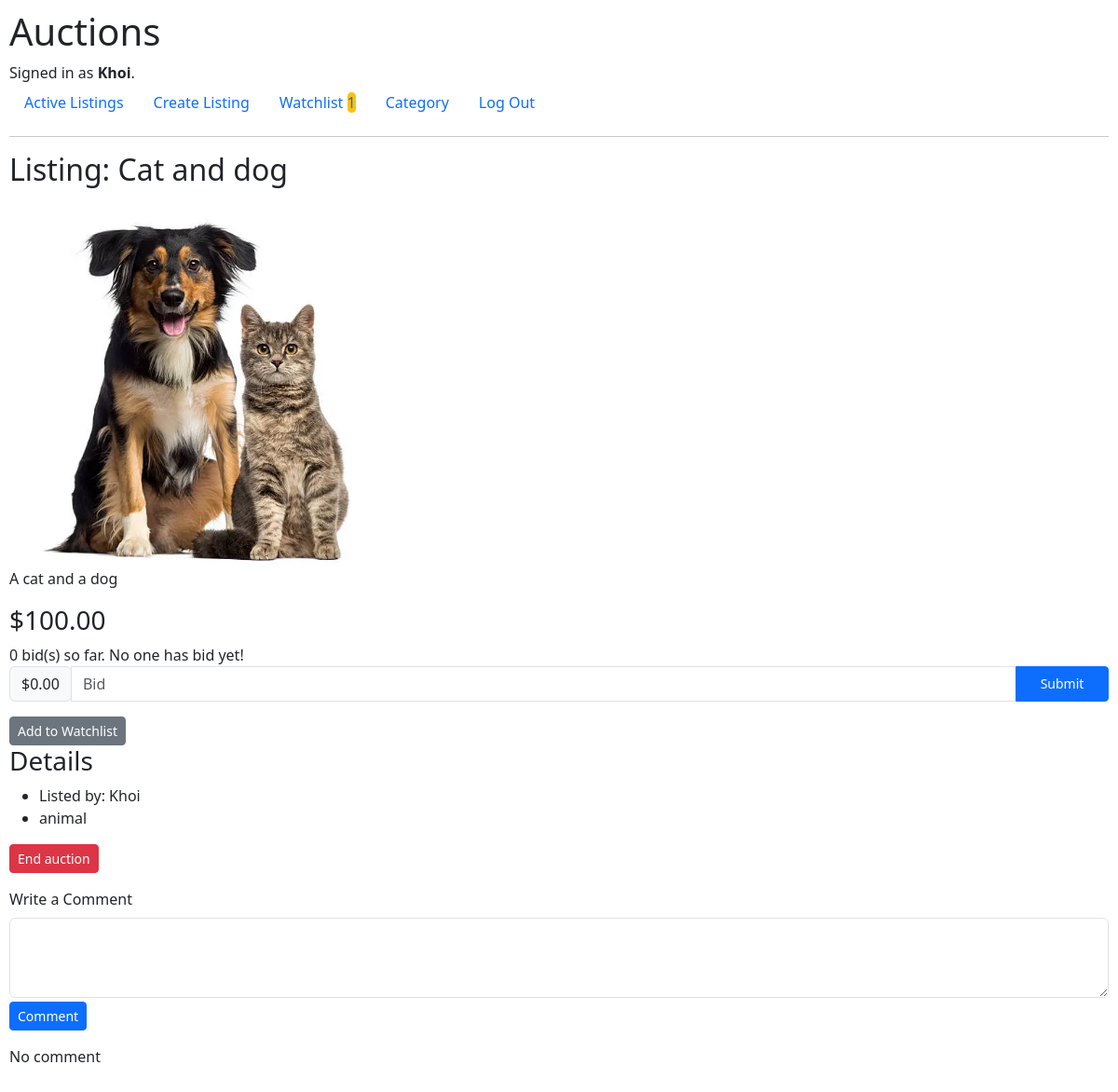
/listings/4 (signed in), run on the app's committed database.
### auctions/models.py (models this page shows, shortened)
class User(AbstractUser):
    pass

class AuctionListings(models.Model):
    title = models.CharField(max_length=64)
    description = models.TextField(max_length=200, blank=True, null=True)
    image = models.ImageField(upload_to='images/', blank=True, null=True)
    user = models.ForeignKey(User, on_delete=models.CASCADE, related_name="user_listings")
    date = models.DateTimeField(auto_now_add=True)
    active = models.BooleanField(default=True)
    price = models.DecimalField(max_digits=10, decimal_places=2)
    category = models.CharField(max_length=64, blank=True, null=True)

### auctions/views.py (the view)
# urls.py: path("listings/<int:list_id>", views.list_view, name="list_view"),
@login_required
def list_view(request, list_id):
    auction = AuctionListings.objects.get(pk=list_id)
    bid_count = Bids.objects.filter(listing=auction).count()
    watch_list = WatchList.objects.filter(listing=auction).filter(user=request.user)
    owner = auction.user == request.user
    highest_bidder = Bids.objects.filter(listing=auction).order_by('-bid').first()
    comments = Comments.objects.filter(listing=auction)
    if highest_bidder:
        highest_bid = highest_bidder.bid
        is_user_won = highest_bidder.user == request.user
        message = "You are the highest bidder." if is_user_won else "You have been outbid."
    else:
        highest_bid = auction.price
        is_user_won = False
        message = "No one has bid yet!"
    return render(request, "auctions/list.html", {
        "auction": auction,
        "highest_bid": highest_bid,
        "message": message,
        "bid_count": bid_count,
        "watch_list": watch_list,
        "owner": owner,
        "is_user_won": is_user_won,
        "comments": comments
    })

### auctions/templates/auctions/list.html (shortened to what this page needs)
{% extends "auctions/layout.html" %} {% block body %}
<h2>Listing: {{ auction.title }}</h2>
 {% if auction.image %}
<div class="image-container">
  <img
    class="image_list"
    src="{{ auction.image.url }}"
    alt="{{ auction.title }}"
  />
</div>
{% endif %}
<p>{{ auction.description }}</p>
<h3>${{ auction.price }}</h3>
<span>{{ bid_count }} bid(s) so far. {{ message }}</span>
<form action="{% url 'place_bid' auction.id %}" method="post">
  <div class="input-group mb-3">
    <div class="input-group-prepend">
      <span class="input-group-text">$0.00</span>
    </div>
    <input
      type="text"
      name="price"
      placeholder="Bid"
      class="form-control"
      aria-label="Amount (to the nearest dollar)"
    />
    <input type="submit" class="btn btn-primary btn-sm" />
  </div>
</form>
{% if watch_list.exists %}
<form action="{% url 'remove_watch_list' auction.id %}" method="post">
  {% csrf_token %}
  <button type="submit" class="btn btn-secondary btn-sm">
    Remove from Watchlist
  </button>
</form>
{% else %}
<form action="{% url 'add_watch_list' auction.id %}" method="post">
  <button type="submit" class="btn btn-secondary btn-sm">
    Add to Watchlist
  </button>
</form>
{% endif %}
<h3>Details</h3>
<ul>
  <li>Listed by: {{auction.user}}</li>
  <li>
    {% if auction.category %} {{auction.category}} {% else %} No Category Listed
    {% endif %}
  </li>
</ul>
{% if owner %}
<form action="{% url 'finish_auction' auction.id %}" method="post" class="mb-3">
  <button type="submit" class="btn btn-danger btn-sm">End auction</button>
</form>
{% endif %}
<div class="mb-3">
  <form action="{% url 'add_comment' auction.id %}" method="post">
    <label for="commnet" class="form-label">Write a Comment</label>
    <textarea
      class="form-control mb-1"
      id="comment"
      name="comment"
      rows="3"
    ></textarea>
    <button type="submit" class="btn btn-primary btn-sm">Comment</button>
  </form>
</div>
{% if not comments %}
<p>No comment</p>
{% endif %} {% endblock %}

### auctions/templates/auctions/layout.html (shortened to what this page needs)
{% load static %}
<!DOCTYPE html>
<html lang="en">
    <head>
        <link href="{% static 'auctions/styles.css' %}" rel="stylesheet">
        <link href="https://cdn.jsdelivr.net/npm/bootstrap@5.3.3/dist/css/bootstrap.min.css" rel="stylesheet">
    </head>
    <body>
        <h1>Auctions</h1>
        <div>
            {% if user.is_authenticated %}
                Signed in as <strong>{{ user.username }}</strong>.
            {% else %}
                Not signed in.
            {% endif %}
        </div>
        <ul class="nav">
            <li class="nav-item">
                <a class="nav-link" href="{% url 'index' %}">Active Listings</a>
            </li>
            {% if user.is_authenticated %}
                <li class="nav-item">
                    <a class="nav-link" href="{% url 'create_list' %}">Create Listing</a>
                </li>
                <li class="nav-item">
                    <a class="nav-link" href="{% url 'view_watch_list' %}">Watchlist <span class="grey" >{{ user.watchlist_user.count }}</span></a>
                </li>
                <li class="nav-item">
                    <a class="nav-link" href="{% url 'view_category' %}">Category</a>
                </li>
                <li class="nav-item">
                    <a class="nav-link" href="{% url 'logout' %}">Log Out</a>
                </li>
            {% endif %}
        </ul>
        <hr>
        {% block body %}
        {% endblock %}
    </body>
</html>

### auctions/static/auctions/styles.css (style rules this page uses)
body { padding: 10px; }
input[type="submit"] { width: 100px; }
.grey { background-color: #ffc107; border-radius: 20px; width: 2rem; }
a { text-decoration: none; color: black; }
.image_list { max-height: 400px; object-fit: contain; }
.image-container { max-height: 400px; width: 100%; }

### data on the page
User: username "Khoi", watchlist_user.count "1"
AuctionListings: title "Cat and dog", image (picture), description "A cat and a dog", price "100.00", user "Khoi", category "animal"

### other printed values
{{ bid_count }} "0"
{{ message }} "No one has bid yet!"
